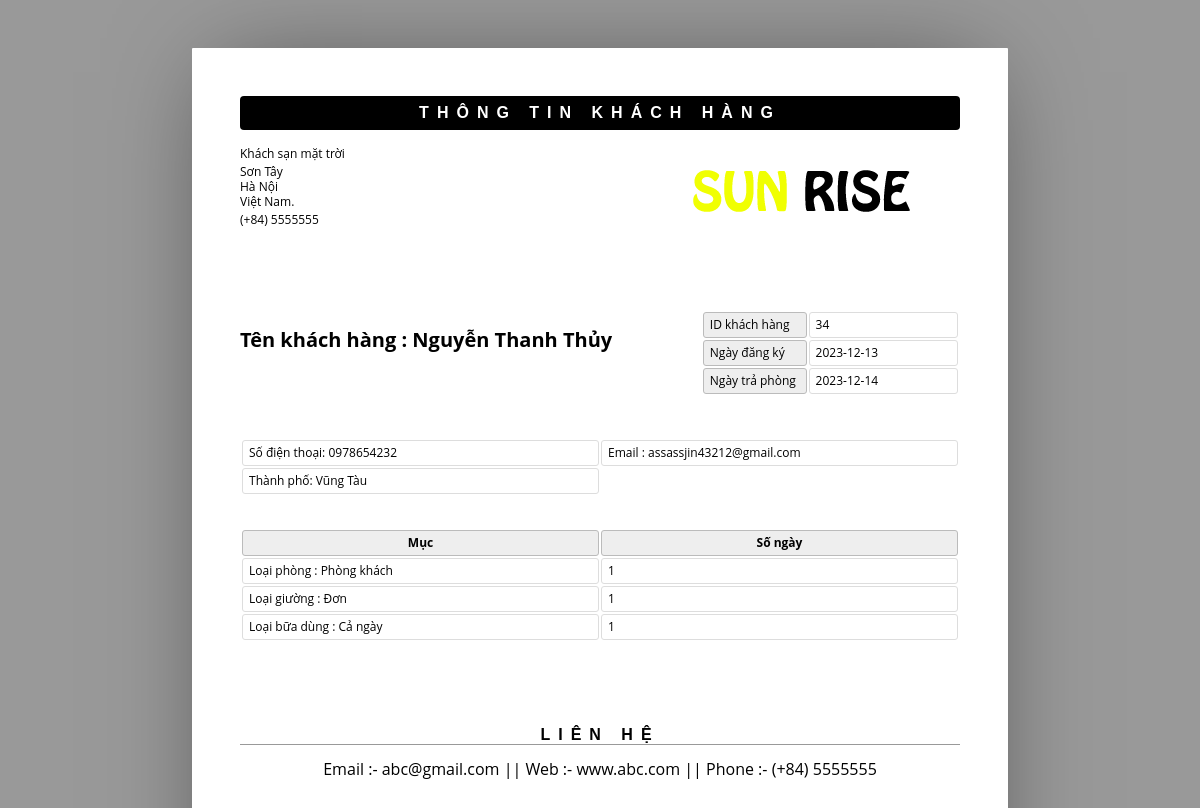
Screenshot of /admin/show.php?sid=34 with the database file from the repository.
### tables this page shows
CREATE TABLE `roombook` (
  `id` int(10) UNSIGNED NOT NULL,
  `Title` varchar(5) DEFAULT NULL,
  `FName` text DEFAULT NULL,
  `LName` text DEFAULT NULL,
  `Email` varchar(50) DEFAULT NULL,
  `Country` varchar(30) DEFAULT NULL,
  `Phone` text DEFAULT NULL,
  `TRoom` varchar(20) DEFAULT NULL,
  `Bed` varchar(10) DEFAULT NULL,
  `NRoom` varchar(2) DEFAULT NULL,
  `Meal` varchar(15) DEFAULT NULL,
  `cin` date DEFAULT NULL,
  `cout` date DEFAULT NULL,
  `stat` varchar(15) DEFAULT NULL,
  `nodays` int(11) DEFAULT NULL
);

### admin/show.php (the view, shortened to what this page needs)
<html>
	<head>
	</head>
	<body>
	<?php
	include ('db.php');
	$pid = $_GET['sid'];
	$sql ="select * from roombook where id = '$pid' ";
	$re = mysqli_query($con,$sql);
	while($row=mysqli_fetch_array($re))
	{
		$id = $row['id'];
		$title =  $row['Title'];
		$Fname = $row['FName'];
		$lname = $row['LName'];
		$email = $row['Email'];
		$country = $row['Country'];
		$phone = $row['Phone'];
		$room_type = $row['TRoom'];
		$Bed_type = $row['Bed'];
		$meal_type = $row['Meal'];
		$cin_date = $row['cin'];
		$cout_date = $row['cout'];
		$nodays = $row['nodays'];
	}
	?>
		<header>
			<h1>Thông tin khách hàng</h1>
			<address >
				<p>Khách sạn mặt trời</p>
				<p>Sơn Tây<br>Hà Nội<br>Việt Nam.</p>
				<p>(+84) 5555555</p>
			</address>
			<span><img alt="" src="assets/img/sun.png"></span>
		</header>
		<article>
			<address >
				<p><br></p>
				<p>Tên khách hàng  : <?php echo $title.$lname." ".$Fname;?><br></p>
			</address>
			<table class="meta">
				<tr>
					<th><span >ID khách hàng</span></th>
					<td><span ><?php echo $id; ?></span></td>
				</tr>
				<tr>
					<th><span >Ngày đăng ký</span></th>
					<td><span ><?php echo $cin_date; ?> </span></td>
				</tr>
				<tr>
					<th><span >Ngày trả phòng</span></th>
					<td><span ><?php echo $cout_date; ?> </span></td>
				</tr>
			</table>
			<table >
					<tr>
						<td>Số điện thoại:  <?php echo $phone; ?> </td>
						<td>Email :  <?php echo $email; ?> </td>
					</tr>
					<tr>
						<td>Thành phố:  <?php echo $country; ?> </td>
					</tr>
				</table>
				<br>
				<br>
			<table class="inventory">
				<thead>
					<tr>
						<th><span >Mục</span></th>
						<th><span >Số ngày</span></th>
					</tr>
				</thead>
				<tbody >
					<tr>
						<td><span >Loại phòng : <?php echo $room_type; ?></span></td>
						<td><span ><?php echo $nodays; ?> </span></td>
					</tr>
					<tr>
						<td><span >Loại giường : <?php echo $Bed_type; ?>  </span></td>
						<td><span > <?php echo $nodays; ?></span></td>
					</tr>
					<tr>
						<td><span > Loại bữa dùng : <?php echo $meal_type; ?>  </span></td>
						<td><span ><?php echo $nodays; ?></span></td>
					</tr>
				</tbody>
			</table>
		</article>
		<aside>
			<h1><span >Liên hệ</span></h1>
			<div >
				<p align="center">Email :- abc@gmail.com || Web :- www.abc.com || Phone :- (+84) 5555555 </p>
			</div>
		</aside>
	</body>
</html>

### admin/show.php (style rules this page uses)
* { border: 0; box-sizing: content-box; color: inherit; font-family: inherit; font-size: inherit; font-style: inherit; font-weight: inherit; line-height: inherit; list-style: none; margin: 0; padding: 0; text-decoration: none; vertical-align: top; }
h1 { font: bold 100% sans-serif; letter-spacing: 0.5em; text-align: center; text-transform: uppercase; }
table { font-size: 75%; table-layout: fixed; width: 100%; }
table { border-collapse: separate; border-spacing: 2px; }
th, td { border-width: 1px; padding: 0.5em; position: relative; text-align: left; }
th, td { border-radius: 0.25em; border-style: solid; }
th { background: #EEE; border-color: #BBB; }
td { border-color: #DDD; }
html { font: 16px/1 'Open Sans', sans-serif; overflow: auto; padding: 0.5in; }
html { background: #999; cursor: default; }
body { box-sizing: border-box; height: 11in; margin: 0 auto; overflow: hidden; padding: 0.5in; width: 8.5in; }
body { background: #FFF; border-radius: 1px; box-shadow: 0 0 1in -0.25in rgba(0, 0, 0, 0.5); }
header { margin: 0 0 3em; }
header:after { clear: both; content: ""; display: table; }
header h1 { background: #000; border-radius: 0.25em; color: #FFF; margin: 0 0 1em; padding: 0.5em 0; }
header address { float: left; font-size: 75%; font-style: normal; line-height: 1.25; margin: 0 1em 1em 0; }
header address p { margin: 0 0 0.25em; }
header span, header img { display: block; float: right; }
header span { margin: 0 0 1em 1em; max-height: 25%; max-width: 60%; position: relative; }
header img { max-height: 100%; max-width: 100%; }
article, article address, table.meta, table.inventory { margin: 0 0 3em; }
article:after { clear: both; content: ""; display: table; }
article address { float: left; font-size: 125%; font-weight: bold; }
table.meta, table.balance { float: right; width: 36%; }
table.meta:after, table.balance:after { clear: both; content: ""; display: table; }
table.meta th { width: 40%; }
table.meta td { width: 60%; }
table.inventory { clear: both; width: 100%; }
table.inventory th { font-weight: bold; text-align: center; }
table.inventory td:nth-child(1) { width: 26%; }
table.inventory td:nth-child(2) { width: 38%; }
aside h1 { border: none; border-width: 0 0 1px; margin: 0 0 1em; }
aside h1 { border-color: #999; border-bottom-style: solid; }

### rows the page displays
roombook: LName "Nguyễn", FName "Thanh Thủy", id "34", cin "2023-12-13", cout "2023-12-14", Phone "0978654232", Email "assassjin43212@gmail.com", Country "Vũng Tàu", TRoom "Phòng khách", nodays "1", Bed "Đơn", Meal "Cả ngày"
